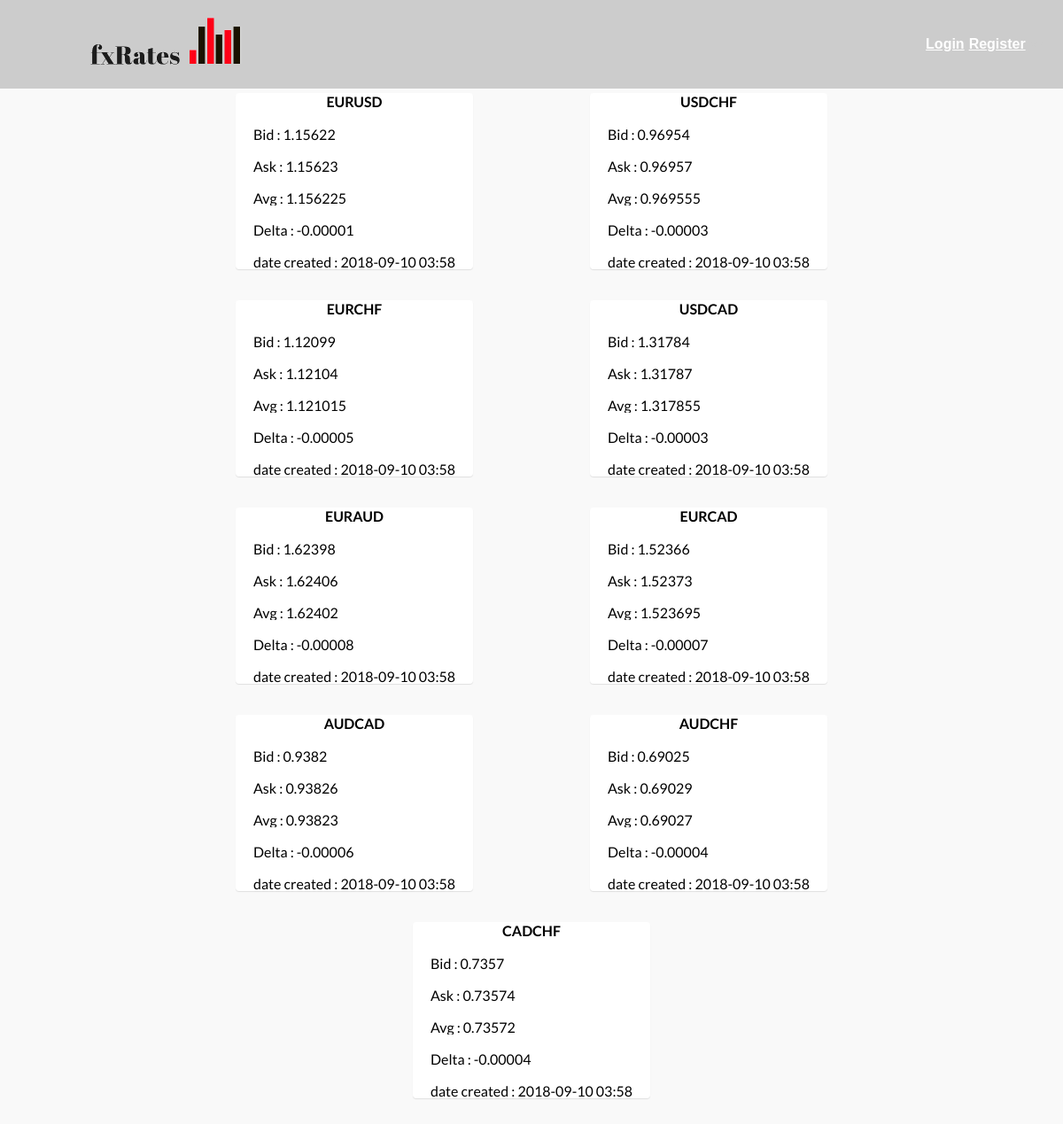
Screenshot of / (signed in) with the database file from the repository.
### tables this page shows
CREATE TABLE Rates (
  id integer primary key,
  symbol varchar(32),
  bid float,
  ask float,
  average float,
  delta varchar(32),
  date_created varchar(16)
);

### index.py (the view)
@app.route('/')
@authentication_required
def start():
    rates = db().get_rates()
    if 'id' in session:
        return render_template('my_rates.html', rates=rates, id=get_username())
    return render_template('my_rates.html', rates=rates)

### database.py (called while the page is built)
    def get_connection(self):
        if self.connection is None:
            def dict_factory(cursor, row):
                d = {}
                for idx, col in enumerate(cursor.description):
                    d[col[0]] = row[idx]
                return d
            my_path = os.path.abspath(os.path.dirname(__file__))
            path = os.path.join(my_path, 'db/db.db')
            self.connection = sqlite3.connect(path)
            self.connection.row_factory = dict_factory
        return self.connection

    def disconnect(self):
        if self.connection is not None:
            self.connection.close()

    def get_rates(self):
        cursor = self.get_connection().cursor()
        cursor.execute("SELECT * FROM Rates")
        rates = cursor.fetchall()
        if not rates:
            return None
        else:
            return rates

    def get_session_username_by_id_session(self, id_session):
        cursor = self.get_connection().cursor()
        cursor.execute("SELECT username FROM sessions WHERE id_session=?",(id_session,))
        data = cursor.fetchone()
        if data is None:
            return None
        else:
            return data['username']

### index.py (called while the page is built)
def db():
    db = getattr(g, '_database', None)
    if db is None:
        g._database = Database()
    return g._database

@app.teardown_appcontext
def close_connection(exception):
    db = getattr(g, '_database', None)
    if db is not None:
        db.disconnect()

def authentication_required(f):
    @wraps(f)
    def decorated(*args, **kwargs):
        if not is_authenticated(session):
            return send_unauthorized()
        return f(*args, **kwargs)
    return decorated

def is_authenticated(session):
    resp = 'id' in session
    return resp

def get_username():
    if 'id' in session:
        return db().get_session_username_by_id_session(session['id'])
    return None

### templates/my_rates.html (shortened to what this page needs)
{% extends "layout_main.html" %}  {% block content %}  {% if not rates %}
<p>empty db.</p>
{% else %}
<div class="card-slider-container">
    {% for rate in rates %}
    <div class="empty-card-spacer">
        <div class="card-container-spacer">
            <div class="card-container-wrapper">
                <div class="card-container" onclick= window.location.href="{{ url_for('get_symbol',symbol=rate.symbol) }}">
                    <h4 class="card-title" id="rate_name_{{ loop.index }}">{{ rate.symbol }} </h4>
                    <span class="card-info" id="rate_bid_{{ loop.index }}">Bid : {{ rate['bid'] }} </span>
                    <span class="card-info" id="rate_age_{{ loop.index }}">Ask : {{ rate['ask'] }}</span>
                    <span class="card-info" id="rate_average_{{ loop.index }}">Avg : {{ rate['average'] }}</span>
                    <span class="card-info" id="rate_delta_{{ loop.index }}">Delta : {{ rate['delta'] }}</span>
                    <span class="card-info" id="rate_date_{{ loop.index }}">date created : {{ rate['date_created'] }}</span>
                </div>
            </div>
        </div>
    </div>
    {% endfor %}
</div>
{% endif %} {% endblock %}

### templates/layout_main.html (shortened to what this page needs)
<!DOCTYPE html>
<html lang="en">
<head>
    <link rel="stylesheet" type="text/css" href="{{ url_for('static', filename = 'css/my_style.css') }}">
</head>
<body>
<div class="main-container">
    <div>
        <header class="header-spacer">
            <div class="header-container">
                <div class="logo-bar-wrapper">
                    <div class="logo-bar">
                        <div class="logo">
                            <a href="/">
                                <div class="logo-wrapper">
                                    <img src="/static/logo.png"/>
                                </div>
                            </a>
                        </div>
                        <div class="header-tools">
                            {% if id %}
                               <div class="header-button"><a href="{{ url_for('get_myaccount', id=id) }}">{{ id }}</a></div>
                                <div class="header-button"><a href="{{ url_for('daily_rates') }}">daily rates</a></div>
                                <div class="header-button"><a href="{{  url_for('logout') }}">Logout</a></div>
                            {% else %}
                                <div class="header-button"><a href="{{ url_for('login') }}">Login</a></div>
                                <div class="header-button"><a href="{{ url_for('register') }}">Register</a></div>v>
                            {% endif %}
                        </div>
                    </div>
                </div>
            </div>
        </header>
    </div>
    <div>
        {% block content %}{% endblock %}
    </div>
</div>
</body>
</html>

### static/css/my_style.css (style rules this page uses)
html, body, div, span, applet, object, iframe, h1, h2, h3, h4, h5, h6, p, blockquote, pre, a, abbr, acronym, address, big, cite, code, del, dfn, em, img, ins, kbd, q, s, samp,.logo-wrapper small, strike, strong, sub, sup, tt, var, b, u, i, center, dl, dt, dd, ol, ul, li, fieldset, form, label, legend, table, caption, tbody, tfoot, thead, tr, th, td, article, aside, canvas, details, embed, figure, figcaption, footer, header, hgroup, menu, nav, output, ruby, section, summary, time, mark, audio, video { margin: 0; padding: 0; border: 0; font-size: 100%; vertical-align: baseline; }
article, aside, details, figcaption, figure, footer, header, hgroup, menu, nav, section { display: block; }
body { background: #f9f9f9f9; color: #000000; font-family: "Lato", sans-serif; }
.main-container { width: 100%; }
.header-container { box-sizing: border-box; color: #CCCCCC; font-family: Larsseit, Arial, sans-serif; position: relative; width: 100%; z-index: 10; }
.header-spacer { padding: 0; }
.header-tools { float: right; display: flex; }
.header-button { margin-right: 5px; position: relative; vertical-align: top; justify-content: space-between; font-weight: bold; }
.header-button a { color: white; }
.logo-bar-wrapper { background-color: #CCCCCC; resize: none; }
.logo-bar { align-items: center; display: flex; justify-content: space-between; padding: 5px 20px 5px 20px; }
.logo { padding: 20px 50px 20px 0px; margin-left: 150px; }
.logo-wrapper { height: 50px; width: 150px; }
.logo img { max-width: 500%; max-height: 500%; position: relative; margin-top: -180px; margin-left: -100px; }
.empty-card-spacer { padding: 5px; }
.card-slider-container { display: flex; justify-content: space-around; flex-wrap: wrap; overflow-x: auto; overflow-y: hidden; padding-bottom: 20px; margin-left: 200px; margin-right: 200px; margin-bottom: -20px; white-space: nowrap; }
.card-container { border-radius: 4px; background-color: #ffffff; box-shadow: 0 1px 1px 0 rgba(0, 0, 0, 0.1); text-decoration: none; transition: all ease-in 100ms; color: #CCCCCC; font-weight: bold; display: block; flex: 1; height: 100%; position: relative; width: 100%; cursor: pointer; }
.card-container-spacer { box-sizing: border-box; display: flex; flex-basis: 0; flex-grow: 1; flex-direction: row; min-width: 100%; padding-left: 10px; padding-right: 10px; vertical-align: top; white-space: normal; }
.card-container-wrapper { box-sizing: border-box; height: 100%; padding-bottom: 5px; }
.card-title { font-weight: bold; color: black; text-align: center; }
.card-info { font-size: 16px; font-weight: normal; line-height: 16px; color: #000000; display: block; margin: 20px; overflow: hidden; text-overflow: ellipsis; white-space: nowrap; }

### rows the page displays
Rates: symbol "EURUSD", bid "1.15622", ask "1.15623", average "1.156225", delta "-0.00001", date_created "2018-09-10 03:58"
Rates: symbol "USDCHF", bid "0.96954", ask "0.96957", average "0.969555", delta "-0.00003", date_created "2018-09-10 03:58"
Rates: symbol "EURCHF", bid "1.12099", ask "1.12104", average "1.121015", delta "-0.00005", date_created "2018-09-10 03:58"
Rates: symbol "USDCAD", bid "1.31784", ask "1.31787", average "1.317855", delta "-0.00003", date_created "2018-09-10 03:58"
Rates: symbol "EURAUD", bid "1.62398", ask "1.62406", average "1.62402", delta "-0.00008", date_created "2018-09-10 03:58"
Rates: symbol "EURCAD", bid "1.52366", ask "1.52373", average "1.523695", delta "-0.00007", date_created "2018-09-10 03:58"
Rates: symbol "AUDCAD", bid "0.9382", ask "0.93826", average "0.93823", delta "-0.00006", date_created "2018-09-10 03:58"
Rates: symbol "AUDCHF", bid "0.69025", ask "0.69029", average "0.69027", delta "-0.00004", date_created "2018-09-10 03:58"
Rates: symbol "CADCHF", bid "0.7357", ask "0.73574", average "0.73572", delta "-0.00004", date_created "2018-09-10 03:58"
